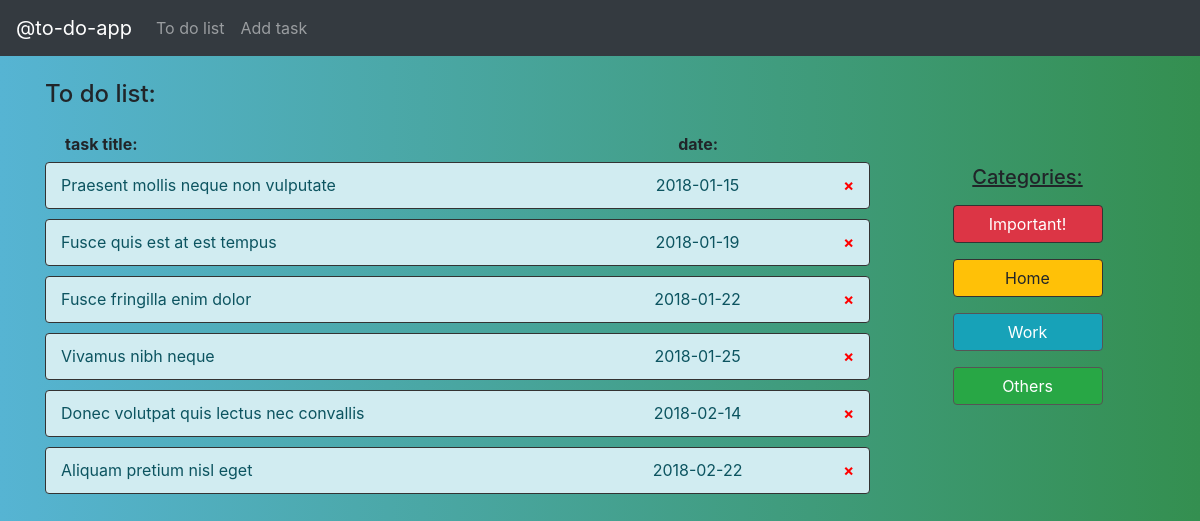
Before: / with the older database file.
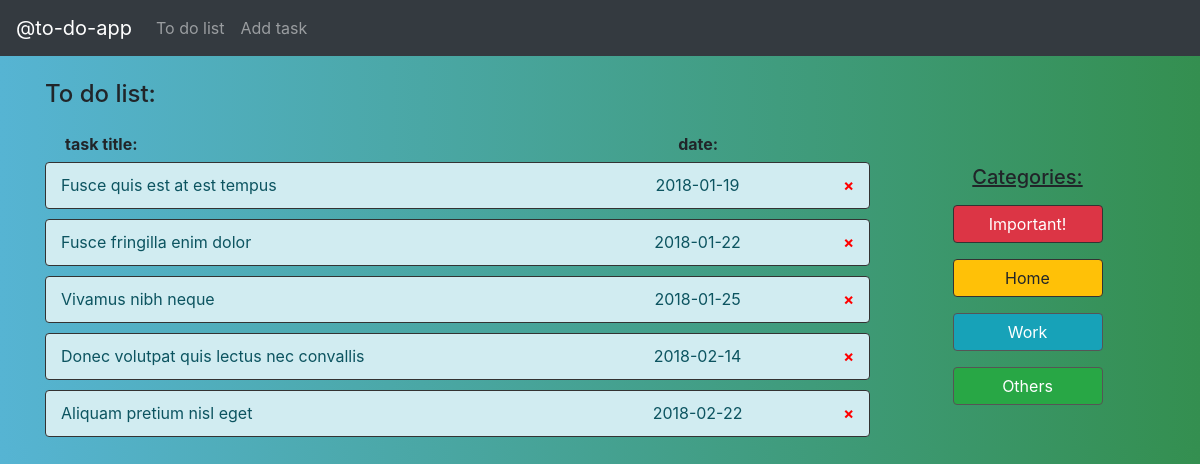
After: the same page with the newer database file.
### tables this page shows
CREATE TABLE "todo" (
	`id`	INTEGER NOT NULL PRIMARY KEY AUTOINCREMENT UNIQUE,
	`title`	TEXT NOT NULL,
	`desc`	TEXT,
	`date`	TEXT
);

### main.py (the view)
@todo.route('/')
def main():
	zadania = wyswietl_dane()
	return render_template('main.html', zadania=zadania)

### baza_danych.py (called while the page is built)
def wyswietl_dane():
	tablica = []
	with baza as connection:
		c = connection.cursor()
		c.execute("""SELECT * FROM todo ORDER BY date""")
		rows = c.fetchall()
		for value in rows:
			tablica.append({
				'id': value[0],
				'title': value[1],
				'desc': value[2],
				'date': value[3]
			})
		return tablica

### templates/main.html
{% extends 'layout.html' %}
{% block body %}
    <h4>To do list:</h4>
    <div class="row justify-content-md-center">
        <div class="col-9">
            <div class="row justify-content-md-center" style="margin-top: 15px; margin-bottom: 0px; margin-left: 0px; width:100%; min-height: 30px">
                <div class="col-8"><span style="margin: 0px 0px 0px 5px"><b>task title:</b></span></div>
                <div class="col-3" style="text-align: center;"><b>date:</b></div>
                <div class="col-1"></div>
            </div>
            {% for row in zadania %}
            <div class="alert alert-info alert-dismissible" style="margin: 0px 0px 10px 0px; border: 1px solid #333; padding: 5px 0px 5px 0px; min-height: 40px">
                <div class="row justify-content-md-center" role="alert" style="margin: 5px 0px 0px 0px; width:100%; min-height: 30px">
                    <div class="col-8">{{row['title']}}</div>
                    <div class="col-3" style="max-height:20px; text-align: center;">{{row['date']}}</div>
                    <div class="col-1" style="text-align: right;">
                        <a href="/usun/{{row['id']}}" style="text-align: right; font-weight: bold; text-decoration: none; color: red">&times;</a>
                    </div>
                </div>
            </div>
            {% endfor %}
        </div>
        <div class="col-3" style="text-align: center;">
            <br><br>
            <h5 style="text-decoration: underline">Categories:</h5>
            <button type="button" class="btn btn-danger" style="width: 150px; margin: 8px; border: 1px solid #333;">Important!</button><br>
            <button type="button" class="btn btn-warning" style="width: 150px; margin: 8px; border: 1px solid #333;">Home</button><br>
            <button type="button" class="btn btn-info" style="width: 150px; margin: 8px; border: 1px solid #555;">Work</button><br>
            <button type="button" class="btn btn-success" style="width: 150px; margin: 8px; border: 1px solid #555;">Others</button>
        </div>
    </div>
{% endblock %}

### templates/layout.html (shortened to what this page needs)
<!doctype html>
<html lang="en">
  <head>
	<link href="https://maxcdn.bootstrapcdn.com/bootstrap/4.0.0-beta.3/css/bootstrap.min.css" rel="stylesheet">
  </head>
  <body style="background: #348F50;  /* fallback for old browsers */
background: -webkit-linear-gradient(to right, #56B4D3, #348F50);  /* Chrome 10-25, Safari 5.1-6 */
background: linear-gradient(to right, #56B4D3, #348F50); /* W3C, IE 10+/ Edge, Firefox 16+, Chrome 26+, Opera 12+, Safari 7+ */ ">
	{% include 'includes/_navbar.html' %}
	<div class="container" style="min-width: 85%;">
	  <br>
	  {% block body %}{% endblock %}
	</div>
  </body>
</html>

### templates/includes/_navbar.html (shortened to what this page needs)
<nav class="navbar navbar-expand navbar-dark bg-dark">
    <a class="navbar-brand" href="#">@to-do-app</a>
    <div class="collapse navbar-collapse" id="navbarsExample02">
        <ul class="navbar-nav mr-auto">
            <li class="nav-item">
                <a class="nav-link" href="/">To do list<span class="sr-only">(current)</span></a>
            </li>
            <li class="nav-item">
                <a class="nav-link" href="/dodaj">Add task</a>
            </li>
        </ul>
    </div>
</nav>

Changed rows visible on the page:
removed todo: title "Praesent mollis neque non vulputate", date "2018-01-15"
